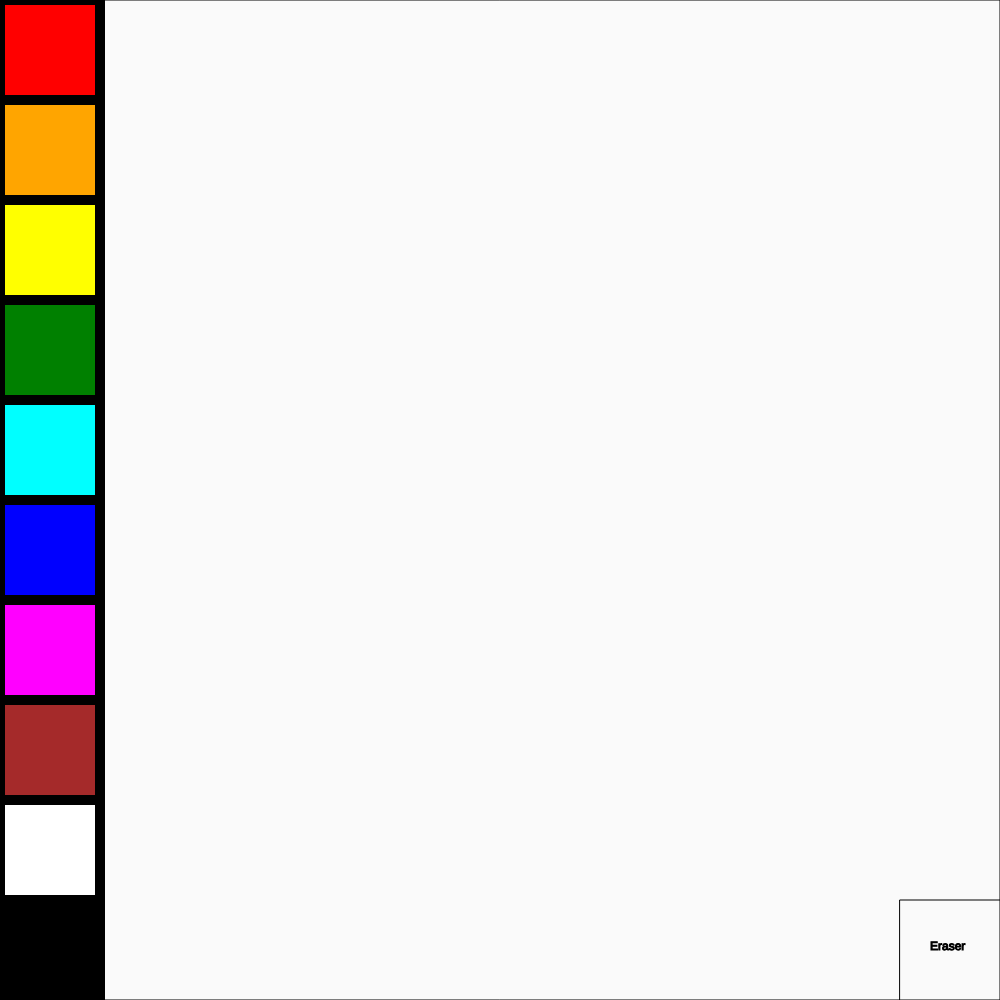
Frame 1 (no input)
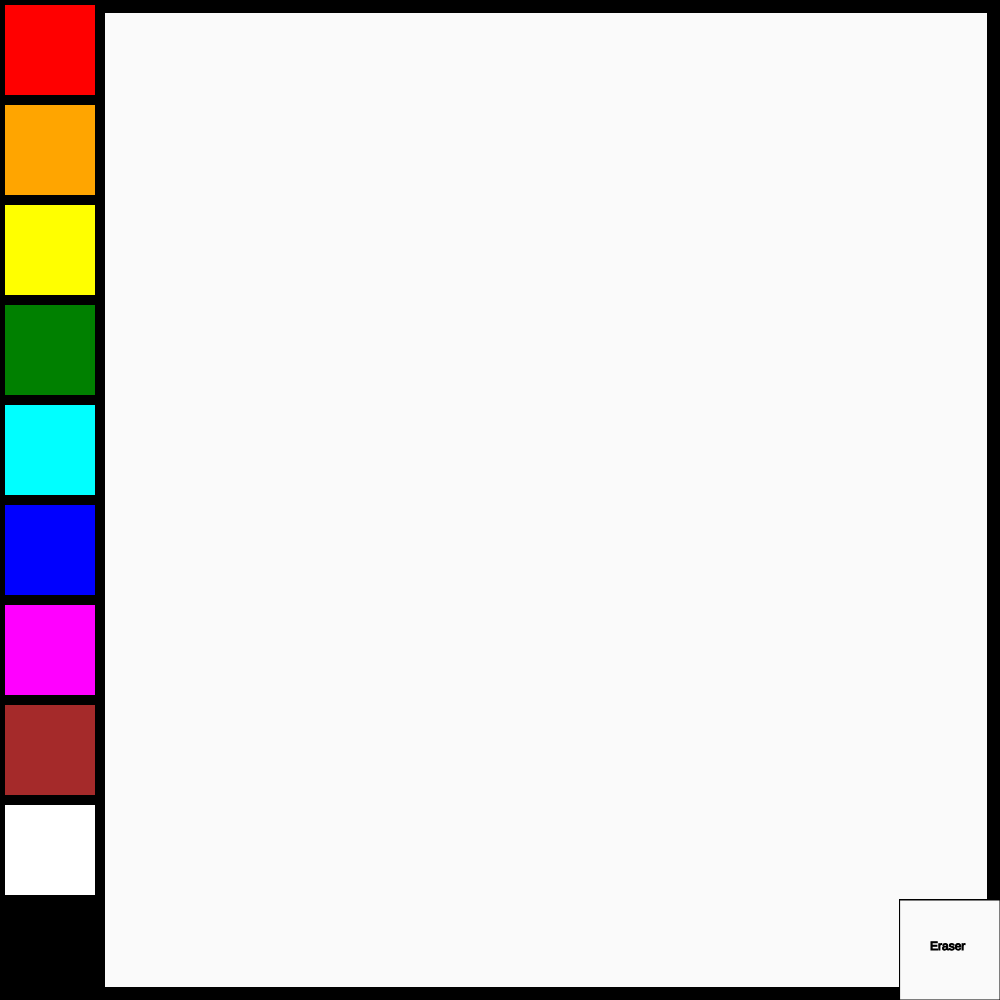
Frame 60 (no input)
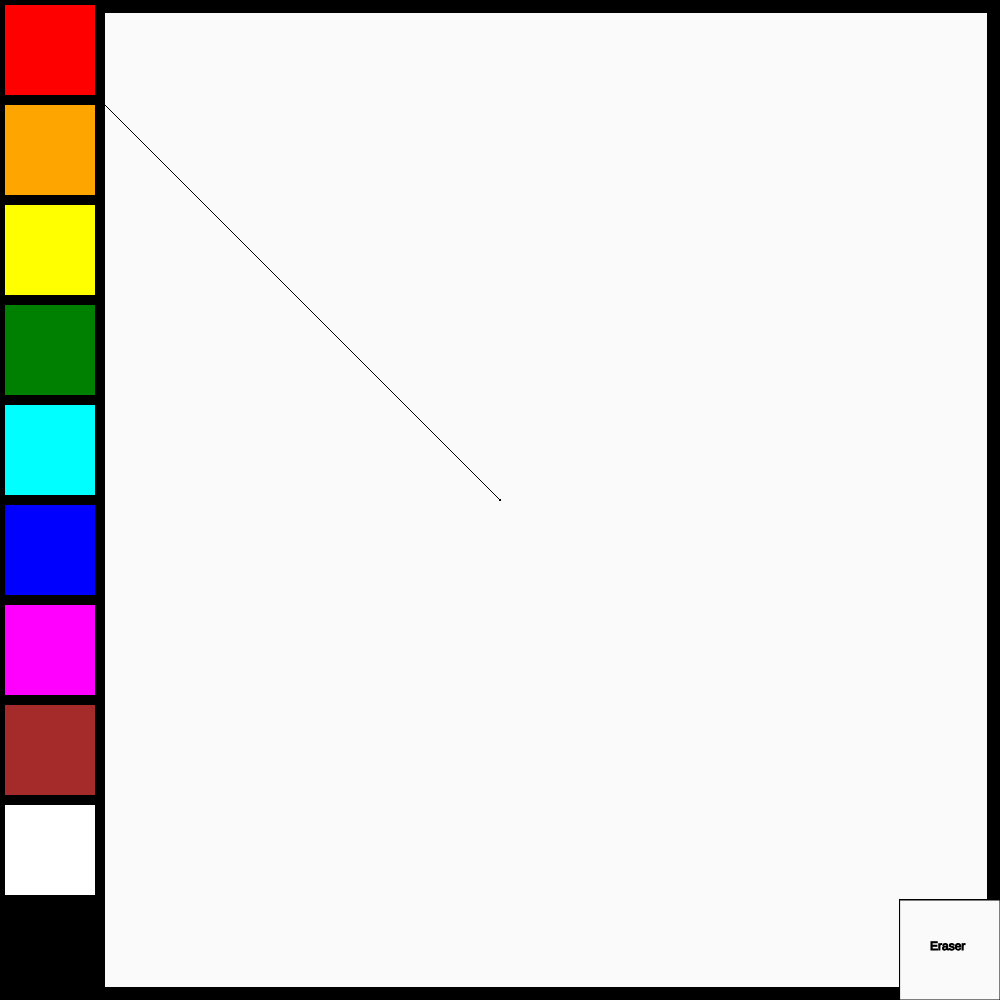
Frame 120 (the mouse pressed at the canvas centre since frame 60)

The p5.js sketch that drew these frames (run headless with seeded random() and noise() and a simulated clock; from frame 60 on, the mouse is pressed at the canvas centre):

// p5.js sketch
// ── sketch.js
let maker = "black"

function setup() {
  createCanvas(1000, 1000);
  //colorMode(HSB);
  background(250);
  angleMode(DEGREES);
}

function draw() {

 fill(0,0);
 rect(0,0,1000,1000);
 strokeWeight(0);
 strokeWeight(10);
 stroke("black");

 fill("red");
 rect(0,0,100,100);

 fill("orange");
 rect(0,100,100,100);

 fill("yellow");
 rect(0,200,100,100);

 fill("green");
 rect(0,300,100,100);

 fill("cyan");
 rect(0,400,100,100);

 fill("blue");
 rect(0,500,100,100);

 fill("magenta");
 rect(0,600,100,100);

 fill("brown");
 rect(0,700,100,100);

 fill("white");
 rect(0,800,100,100);

 fill("black");
 rect(0,900,100,100)

 strokeWeight(1);
 fill(250);
 rect(900,900,100,100)
 fill(0);
 text("Eraser",930,950);

  if(mouseIsPressed){
  stroke(maker);
  line(mouseX,mouseY,pmouseX,pmouseY);
  }

  if(mouseX > 0 && mouseX < 100 && mouseY > 0 && mouseYY < 100 && mouseIsPressed){
    maker = ["red"];
  }

  if(mouseX > 100 && mouseX < 200 && mouseY > 100 && mouseYY < 200 && mouseIsPressed){
    maker = ["orange"];
  }

  if(mouseX > 200 && mouseX < 300 && mouseY > 200 && mouseYY < 300 && mouseIsPressed){
    maker = ["yellow"];
  }

  if(mouseX > 300 && mouseX < 400 && mouseY > 300 && mouseYY < 400 && mouseIsPressed){
    maker = ["green"];
  }

  if(mouseX > 400 && mouseX < 500 && mouseY > 400 && mouseYY < 500 && mouseIsPressed){
    maker = ["cyan"];
  }

  if(mouseX > 500 && mouseX < 600 && mouseY > 500 && mouseYY < 600 && mouseIsPressed){
    maker = ["blue"];
  }

  if(mouseX > 600 && mouseX < 700 && mouseY > 600 && mouseYY < 700 && mouseIsPressed){
    maker = ["magenta"];
  }

  if(mouseX > 700 && mouseX < 800 && mouseY > 700 && mouseYY < 800 && mouseIsPressed){
    maker = ["brown"];
  }

  if(mouseX > 800 && mouseX < 900 && mouseY > 800 && mouseYY < 900 && mouseIsPressed){
    maker = ["white"];
  }

  if(mouseX > 900 && mouseX < 1000 && mouseY > 900 && mouseYY < 1000 && mouseIsPressed){
    maker = ["black"];
  }

  if(mouseX > 900 && mouseX < 1000 && mouseY > 300 && mouseYY < 400 && mouseIsPressed){
    maker = ["green"];
  }

  strokeWeight(25);

}
